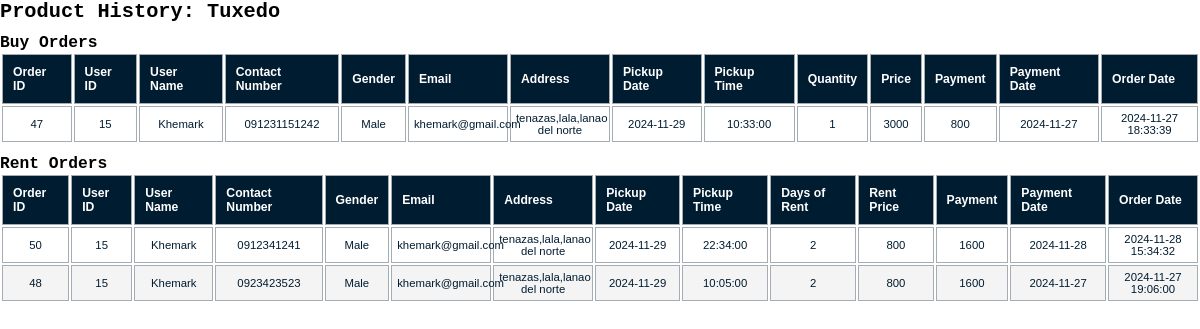
The app's page /admin/fetch_product_details.php?product_id=12 (signed in), older data.
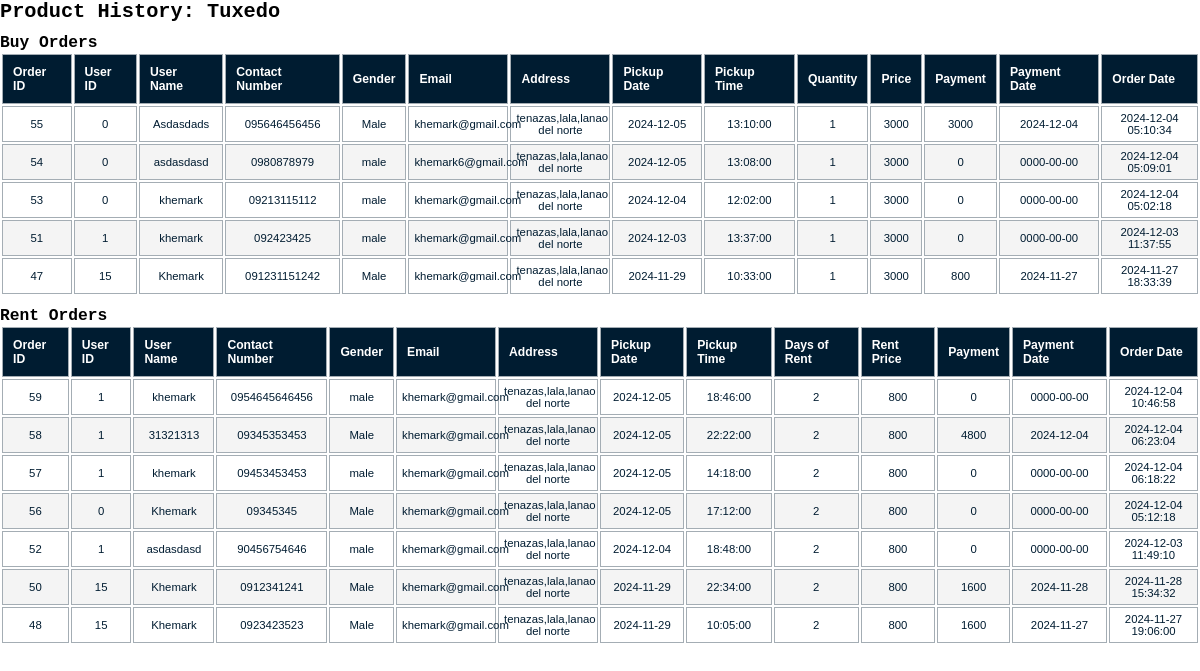
The same page, newer data.
### tables this page shows
CREATE TABLE `royale_product_order_tbl` (
  `order_id` int(11) NOT NULL,
  `user_id` int(11) NOT NULL,
  `order_type` varchar(255) NOT NULL,
  `order_variation` varchar(255) NOT NULL,
  `order_status` varchar(255) NOT NULL,
  `user_name` varchar(255) NOT NULL,
  `user_contact_number` varchar(255) NOT NULL,
  `user_gender` varchar(255) NOT NULL,
  `user_email` varchar(255) NOT NULL,
  `user_address` text NOT NULL,
  `pickup_date` date NOT NULL,
  `pickup_time` time NOT NULL,
  `product_days_of_rent` int(255) NOT NULL,
  `product_id` int(255) NOT NULL,
  `product_name` varchar(255) NOT NULL,
  `product_type` varchar(255) NOT NULL,
  `product_gender` varchar(255) NOT NULL,
  `product_size` varchar(255) NOT NULL,
  `product_quantity` bigint(255) NOT NULL,
  `product_price` bigint(255) NOT NULL,
  `product_rent_price` bigint(255) NOT NULL,
  `product_photo` varchar(255) NOT NULL,
  `payment` bigint(255) NOT NULL,
  `payment_date` date NOT NULL,
  `cancellation_reason` text NOT NULL,
  `datetime_order` datetime NOT NULL
);

### admin/fetch_product_details.php (the view, shortened to what the changed rows need)
<?php
require 'dbconnect.php';
$productId = $_GET['product_id'];
$buyOrdersQuery = "
    SELECT o.order_id,  o.user_id, o.user_name, o.user_contact_number, o.user_gender, o.user_email, o.user_address,
           o.pickup_date, o.pickup_time, o.product_quantity, o.product_price, o.payment, o.payment_date,
           o.datetime_order
    FROM royale_product_order_tbl o
    WHERE o.product_id = ? AND o.order_variation = 'buy'
    ORDER BY o.datetime_order DESC";
$stmt = $conn->prepare($buyOrdersQuery);
$stmt->bind_param("i", $productId);
$stmt->execute();
$buyOrdersResult = $stmt->get_result();
$buyOrders = $buyOrdersResult->fetch_all(MYSQLI_ASSOC);
$rentOrdersQuery = "
    SELECT o.order_id, o.user_id, o.user_name, o.user_contact_number, o.user_gender, o.user_email, o.user_address,
           o.pickup_date, o.pickup_time, o.product_days_of_rent, o.product_rent_price, o.payment, o.payment_date,
           o.datetime_order
    FROM royale_product_order_tbl o
    WHERE o.product_id = ? AND o.order_variation = 'rent'
    ORDER BY o.datetime_order DESC";
$stmt = $conn->prepare($rentOrdersQuery);
$stmt->bind_param("i", $productId);
$stmt->execute();
$rentOrdersResult = $stmt->get_result();
$rentOrders = $rentOrdersResult->fetch_all(MYSQLI_ASSOC);
$productQuery = "
    SELECT * FROM products WHERE id = ?";
$stmt = $conn->prepare($productQuery);
$stmt->bind_param("i", $productId);
$stmt->execute();
$productResult = $stmt->get_result();
$product = $productResult->fetch_assoc();
?>
<!DOCTYPE html>
<html lang="en">
<head>
    <link rel="stylesheet" href="css/main.css?v=<?php echo time(); ?>">
    <link rel="stylesheet" href="css/all_dashboard.css?v=<?php echo time(); ?>">
</head>
<body>
    <h2 style="font-size:2.5rem;">Product History: <?php echo htmlspecialchars($product['product_name']); ?></h2>
    <?php if (count($buyOrders) > 0): ?>
        <table>
            <thead>
                <tr>
                    <th>Order ID</th>
                    <th>User ID</th>
                    <th>User Name</th>
                    <th>Contact Number</th>
                    <th>Gender</th>
                    <th>Email</th>
                    <th>Address</th>
                    <th>Pickup Date</th>
                    <th>Pickup Time</th>
                    <th>Quantity</th>
                    <th>Price</th>
                    <th>Payment</th>
                    <th>Payment Date</th>
                    <th>Order Date</th>
                </tr>
            </thead>
            <tbody>
                <?php foreach ($buyOrders as $order): ?>
                    <tr>
                        <td><?php echo htmlspecialchars($order['order_id']); ?></td>
                        <td><?php echo htmlspecialchars($order['user_id']); ?></td>
                        <td><?php echo htmlspecialchars($order['user_name']); ?></td>
                        <td><?php echo htmlspecialchars($order['user_contact_number']); ?></td>
                        <td><?php echo htmlspecialchars($order['user_gender']); ?></td>
                        <td><?php echo htmlspecialchars($order['user_email']); ?></td>
                        <td><?php echo htmlspecialchars($order['user_address']); ?></td>
                        <td><?php echo htmlspecialchars($order['pickup_date']); ?></td>
                        <td><?php echo htmlspecialchars($order['pickup_time']); ?></td>
                        <td><?php echo htmlspecialchars($order['product_quantity']); ?></td>
                        <td><?php echo htmlspecialchars($order['product_price']); ?></td>
                        <td><?php echo htmlspecialchars($order['payment']); ?></td>
                        <td><?php echo htmlspecialchars($order['payment_date']); ?></td>
                        <td><?php echo htmlspecialchars($order['datetime_order']); ?></td>
                    </tr>
                <?php endforeach; ?>
            </tbody>
        </table>
    <?php else: ?>
        <p>No buy orders found for this product.</p>
    <?php endif; ?>
    <?php if (count($rentOrders) > 0): ?>
        <table>
            <thead>
                <tr>
                    <th>Order ID</th>
                    <th>User ID</th>
                    <th>User Name</th>
                    <th>Contact Number</th>
                    <th>Gender</th>
                    <th>Email</th>
                    <th>Address</th>
                    <th>Pickup Date</th>
                    <th>Pickup Time</th>
                    <th>Days of Rent</th>
                    <th>Rent Price</th>
                    <th>Payment</th>
                    <th>Payment Date</th>
                    <th>Order Date</th>
                </tr>
            </thead>
            <tbody>
                <?php foreach ($rentOrders as $order): ?>
                    <tr>
                        <td><?php echo htmlspecialchars($order['order_id']); ?></td>
                        <td><?php echo htmlspecialchars($order['user_id']); ?></td>
                        <td><?php echo htmlspecialchars($order['user_name']); ?></td>
                        <td><?php echo htmlspecialchars($order['user_contact_number']); ?></td>
                        <td><?php echo htmlspecialchars($order['user_gender']); ?></td>
                        <td><?php echo htmlspecialchars($order['user_email']); ?></td>
                        <td><?php echo htmlspecialchars($order['user_address']); ?></td>
                        <td><?php echo htmlspecialchars($order['pickup_date']); ?></td>
                        <td><?php echo htmlspecialchars($order['pickup_time']); ?></td>
                        <td><?php echo htmlspecialchars($order['product_days_of_rent']); ?></td>
                        <td><?php echo htmlspecialchars($order['product_rent_price']); ?></td>
                        <td><?php echo htmlspecialchars($order['payment']); ?></td>
                        <td><?php echo htmlspecialchars($order['payment_date']); ?></td>
                        <td><?php echo htmlspecialchars($order['datetime_order']); ?></td>
                    </tr>
                <?php endforeach; ?>
            </tbody>
        </table>
    <?php else: ?>
        <p>No rent orders found for this product.</p>
    <?php endif; ?>
</body>
</html>

Row changes from the older to the newer data that the page shows:
added royale_product_order_tbl: order_id "55", user "0", user_name "Asdasdads", user_contact_number "095646456456", user_gender "Male", user_email "khemark@gmail.com", user_address "tenazas,lala,lanao del norte", pickup_date "2024-12-05", pickup_time "13:10:00", product_quantity "1", product_price "3000", payment "3000", payment_date "2024-12-04", datetime_order "2024-12-04 05:10:34", shown under "Buy Orders"
added royale_product_order_tbl: order_id "54", user "0", user_name "asdasdasd", user_contact_number "0980878979", user_gender "male", user_email "khemark6@gmail.com", user_address "tenazas,lala,lanao del norte", pickup_date "2024-12-05", pickup_time "13:08:00", product_quantity "1", product_price "3000", payment "0", payment_date "0000-00-00", datetime_order "2024-12-04 05:09:01", shown under "Buy Orders"
added royale_product_order_tbl: order_id "53", user "0", user_name "khemark", user_contact_number "09213115112", user_gender "male", user_email "khemark@gmail.com", user_address "tenazas,lala,lanao del norte", pickup_date "2024-12-04", pickup_time "12:02:00", product_quantity "1", product_price "3000", payment "0", payment_date "0000-00-00", datetime_order "2024-12-04 05:02:18", shown under "Buy Orders"
added royale_product_order_tbl: order_id "51", user "1", user_name "khemark", user_contact_number "092423425", user_gender "male", user_email "khemark@gmail.com", user_address "tenazas,lala,lanao del norte", pickup_date "2024-12-03", pickup_time "13:37:00", product_quantity "1", product_price "3000", payment "0", payment_date "0000-00-00", datetime_order "2024-12-03 11:37:55", shown under "Buy Orders"
added royale_product_order_tbl: order_id "59", user "1", user_name "khemark", user_contact_number "0954645646456", user_gender "male", user_email "khemark@gmail.com", user_address "tenazas,lala,lanao del norte", pickup_date "2024-12-05", pickup_time "18:46:00", product_days_of_rent "2", product_rent_price "800", payment "0", payment_date "0000-00-00", datetime_order "2024-12-04 10:46:58", shown under "Rent Orders"
added royale_product_order_tbl: order_id "58", user "1", user_name "31321313", user_contact_number "09345353453", user_gender "Male", user_email "khemark@gmail.com", user_address "tenazas,lala,lanao del norte", pickup_date "2024-12-05", pickup_time "22:22:00", product_days_of_rent "2", product_rent_price "800", payment "4800", payment_date "2024-12-04", datetime_order "2024-12-04 06:23:04", shown under "Rent Orders"
added royale_product_order_tbl: order_id "57", user "1", user_name "khemark", user_contact_number "09453453453", user_gender "male", user_email "khemark@gmail.com", user_address "tenazas,lala,lanao del norte", pickup_date "2024-12-05", pickup_time "14:18:00", product_days_of_rent "2", product_rent_price "800", payment "0", payment_date "0000-00-00", datetime_order "2024-12-04 06:18:22", shown under "Rent Orders"
added royale_product_order_tbl: order_id "56", user "0", user_name "Khemark", user_contact_number "09345345", user_gender "Male", user_email "khemark@gmail.com", user_address "tenazas,lala,lanao del norte", pickup_date "2024-12-05", pickup_time "17:12:00", product_days_of_rent "2", product_rent_price "800", payment "0", payment_date "0000-00-00", datetime_order "2024-12-04 05:12:18", shown under "Rent Orders"
added royale_product_order_tbl: order_id "52", user "1", user_name "asdasdasd", user_contact_number "90456754646", user_gender "male", user_email "khemark@gmail.com", user_address "tenazas,lala,lanao del norte", pickup_date "2024-12-04", pickup_time "18:48:00", product_days_of_rent "2", product_rent_price "800", payment "0", payment_date "0000-00-00", datetime_order "2024-12-03 11:49:10", shown under "Rent Orders"
